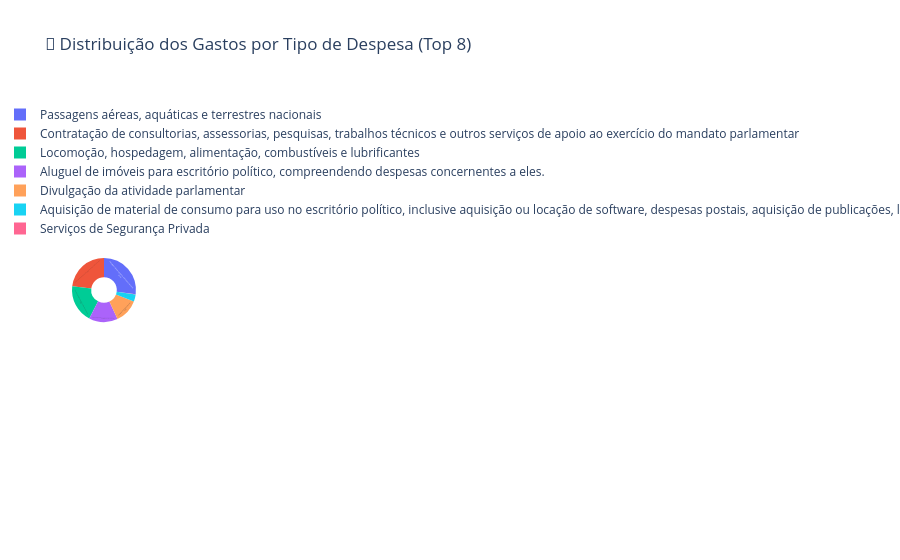

Notebook source saved alongside this figure:
### Code cell
# GRÁFICO DE PIZZA - Distribuição por tipo
top_tipos = tipos_despesa.head(8)

fig = px.pie(values=top_tipos['Valor Total'], 
             names=top_tipos.index,
             title='🥧 Distribuição dos Gastos por Tipo de Despesa (Top 8)',
             hole=0.4)  # Donut chart

fig.update_traces(textposition='inside', textinfo='percent+label')
fig.show()

print("\n💡 Clique nas legendas para mostrar/ocultar categorias!")

### Figure 1 — Plotly figure (JSON) as saved in the notebook; plotly's stock layout.template omitted (floating-point values rounded to 4 significant figures)
{"data": [{"domain": {"x": [0, 1], "y": [0, 1]}, "hole": 0.4, "hovertemplate": "label=%{label}<br>value=%{value}<extra></extra>", "labels": ["Passagens aéreas, aquáticas e terrestres nacionais", "Contratação de consultorias, assessorias, pesquisas, trabalhos técnicos e outros serviços de apoio ao exercício do mandato parlamentar", "Locomoção, hospedagem, alimentação, combustíveis e lubrificantes", "Aluguel de imóveis para escritório político, compreendendo despesas concernentes a eles.", "Divulgação da atividade parlamentar", "Aquisição de material de consumo para uso no escritório político, inclusive aquisição ou locação de software, despesas postais, aquisição de publicações, locação de móveis e de equipamentos. ", "Serviços de Segurança Privada"], "legendgroup": "", "name": "", "showlegend": true, "textinfo": "percent+label", "textposition": "inside", "type": "pie", "values": [7424000.0, 6321000.0, 5260000.0, 3977000.0, 3346000.0, 983700.0, 12220.0]}], "layout": {"legend": {"tracegroupgap": 0}, "title": {"text": "🥧 Distribuição dos Gastos por Tipo de Despesa (Top 8)"}}}
